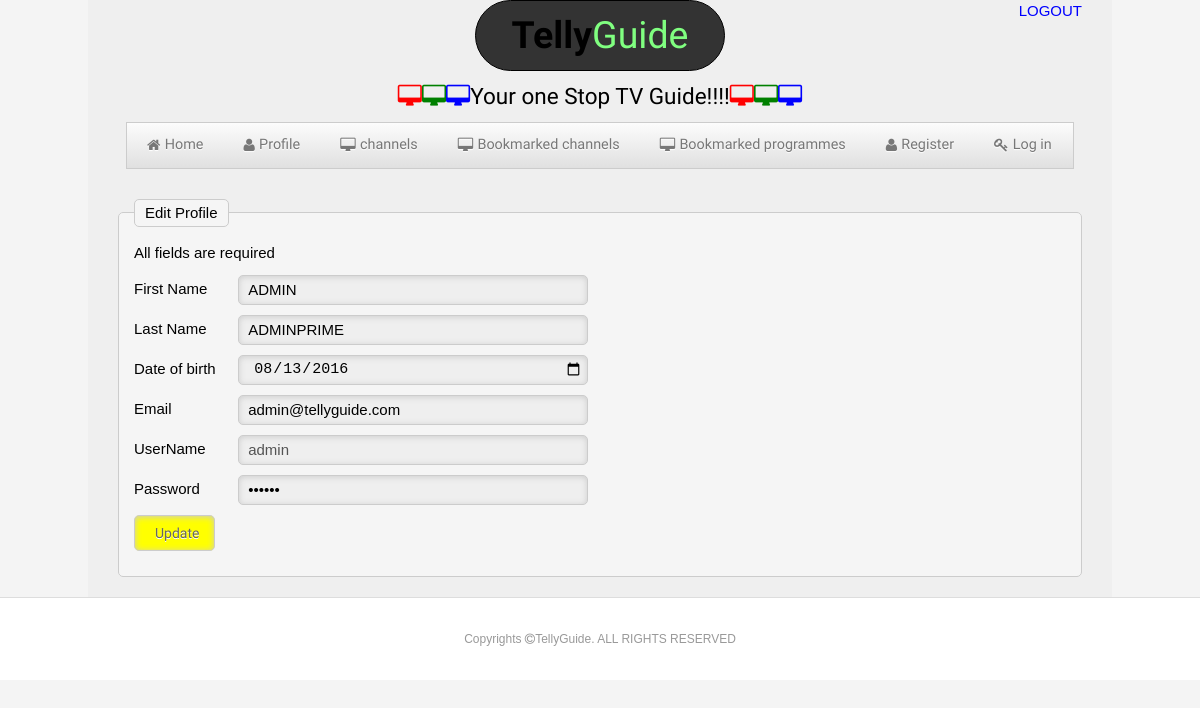
The app's page /userpupdate.php?id=1 (signed in) with its own data.
### tables this page shows
CREATE TABLE `user` (
  `Id` int(11) NOT NULL,
  `FirstName` varchar(50) NOT NULL,
  `LastName` varchar(50) NOT NULL,
  `UserName` varchar(50) NOT NULL,
  `Email` varchar(100) NOT NULL,
  `Password` varchar(50) NOT NULL,
  `DateOfBirth` date NOT NULL,
  `RoleID` int(11) NOT NULL
);

### userpupdate.php (the view, shortened to what this page needs)
<?php
	include("db.php");?>
<!DOCTYPE html>
<html>
<head>
	<link rel="stylesheet" type="text/css" href="css/kickstart.css" media="all" />
	<link rel="stylesheet" type="text/css" href="style.css" media="all" />
	<link rel="stylesheet" type="text/css" href="fonts/font-awesome-4.2.0/css/font-awesome.css" media="all" />
		<link rel="stylesheet" type="text/css" href="fonts/font-awesome-4.2.0/css/font-awesome.min.css" media="all" />
</head>
<body>
<div id="container" class="grid">
 <header>
 <div> <a href="logout.php" style="float:right; color:blue;">LOGOUT</a></div>
 <div class="col_6 column" id="jinish">
 	<h3 class="hover"><a href="userhome.php"><strong>Telly</strong>Guide</a></h3>
 </div>
 <div class="col_12 column" id="txt">
 <h5><i class="fa fa-desktop" style=" color:red;"></i><i class="fa fa-desktop" style=" color:green;"></i><i class="fa fa-desktop" style=" color:blue;"></i>Your one Stop TV Guide!!!!<i class="fa fa-desktop" style=" color:red;"></i><i class="fa fa-desktop" style=" color:green;"></i><i class="fa fa-desktop" style=" color:blue;"></i></h5>
	 </div>
 </header>
 <div class="col_12 column">
<ul class="menu" class="hover">
<li ><a href="userhome.php"><i class="fa fa-home pull-left" ></i>Home</a></li>
<li><a href="userprofile.php?usid='<?php echo $usid;?>'"><i class="fa fa-user pull-left" ></i>Profile</a></li>
<li><a href="channelslist.php"><i class="fa fa-desktop pull-left" ></i>channels</a></li>
<li><a href="bookmarkedchannels.php"><i class="fa fa-desktop pull-left" ></i>Bookmarked channels</a></li>
<li><a href="bookmarkedprogrammes.php"><i class="fa fa-desktop pull-left" ></i>Bookmarked programmes</a></li>
<li><a href="register.php"><i class="fa fa-user pull-left" ></i>Register</a></li>
<li><a href="userlogin.php"><i class="fa fa-key pull-left" ></i>Log in</a></li>
</ul>
</div>
<?php
if(isset($_REQUEST['id']))
{
$id=$_REQUEST['id'];
$sql="SELECT * from user where Id=$id";
$r=mysqli_query($conn,$sql);
$f=mysqli_fetch_assoc($r);
    $firstname1=$f['FirstName'];
	$lastname1=$f['LastName'];
	$email1=$f['Email'];
	$DOB1=$f['DateOfBirth'];
	$username1=$f['UserName'];
	$password1=$f['Password'];
}
?>
<form id="add_form" method="POST" action="userpupdate.php">
	<fieldset>
	<legend>Edit Profile</legend>
	<p>All fields are required</p>
		<p>
			<label for="first_name">First Name</label>
			<input id="first_name"  name="first_name" type="text" required="true"
			 value="<?php echo $firstname1;?>" />
		</p>
		<p>
			<label for="last_name">Last Name</label>
			<input id="last_name"  name="last_name" type="text" required="true"  value="<?php echo $lastname1;?>"/>
		</p>
		<p>
			<label for="date_of_birth">Date of birth</label>
			<input id="date_of_birth"  name="date_of_birth" type="date" placeholder="xxxx-xx-xx" required="true"  value="<?php echo $DOB1;?>"/>
		</p>
		<p>
			<label for="email">Email</label>
			<input id="email"  name="email" type="email" required="true"  value="<?php echo $email1;?>"/>
		</p>
		<p>
			<label for="username">UserName</label>
			<input id="Username"  name="username" type="text" required="true"  value="<?php echo $username1;?>" disabled/>
		</p>
		<p>
			<label for="password">Password</label>
			<input id="password"  name="password" type="password" placeholder="Must be 8 characters long" required="true"  value="<?php echo $password1;?>"/>
		</p>
<p>
	<input type="submit" value="Update" name="Edit" style="background:yellow;">
</p>
</fieldset>
	</form>
</div>
<footer class="center" id="footer">
	<p>Copyrights <i class="fa fa-copyright"> </i>TellyGuide. ALL RIGHTS RESERVED<p>
</footer>
</body>
</html>

### css/kickstart.css (style rules this page uses)
* { -webkit-box-sizing: border-box; -moz-box-sizing: border-box; box-sizing: border-box; }
a { color:#4D99E0;outline:0; }
strong,b { color:#000;font-weight:bold; }
.center { text-align:center; float:center: }
article,aside,details,figcaption,figure, footer,header,hgroup,menu,nav,section { display:block; }
h1,h2,h3,h4,h5,h6 { font-weight:bold; line-height:140%; }
h3 { font-size:2.5em; margin:10px 0 10px 0; line-height:130%; }
h5 { font-size:1.5em; margin:10px 0 10px 0; }
p { margin:10px 0; }
ul, ol { padding:0; margin:0 0 20px 25px; }
li { padding:5px 0; margin:0; }

### style.css (style rules this page uses)
h1,h2,h3,h4,h5,h6 { font-family: "Arimo", arial, verdana, sans-serif; font-weight:normal; }
button, a.btn, input[type="submit"], input[type="reset"], input[type="button"] { font-family: "Arimo", arial, verdana, sans-serif; }
a { text-decoration:none; color:#80ff80; }
div ul li a { color:blue; }
.menu { font-family: "Arimo", arial, verdana, sans-serif; }
body { margin:0; padding:0 0 0 0; color:#000; background:#cccccc; font:normal 0.9em/150% 'Arimo', arial, verdana, sans-serif; text-shadow: 0 0 1px transparent; }
#footer { text-align:center; padding:20px; margin:0; border-top:1px solid #ddd; color:#999; font-size:0.8em; text-shadow:0px 1px 1px #fff; position: relative; top:0; left:0; background:#fff; }
#jinish { text-decoration:none; border:1px solid; margin:auto; padding:auto; min-height:50px; width:250px; background:#333333; text-align:center; border-radius:40px; float:center; }
#container { background: #efefef; overflow: auto; min-width: 960px; min-height: 300px; }
#txt { float:center; text-align:center; color#80ff80; }
body { font-family:arial; font-size: 15px; line-height: 1.5em; background: #f4f4f4; }
label { display: inline-block; width: 100px; }
input[type="text"],input[type='email'],input[type='password'],input[type='date'] { width: 350px; height: 30px; padding: 4px; background:#efefef; }

### css/kickstart-buttons.css (style rules this page uses)
button, a.btn, a.btn:visited, a.button, a.button:visited, input[type="submit"], input[type="reset"], input[type="button"] { position:relative; top:0; left:0; vertical-align: middle; margin:0; padding:10px 15px; line-height:100%; -moz-border-radius:5px; -webkit-border-radius:5px; border-radius:5px; cursor: pointer; width:auto; overflow:visible; font-weight:normal; font-size:14px; text-shadow:0 1px 0 #fff; color:#666; text-decoration:none; vertical-align: middle; -webkit-box-sizing: border-box; -moz-box-sizing: border-box; box-sizing: border-box; display:inline-block; *display:inline; zoom:1; border:1px solid #ccc; background: rgb(252,252,252); background: -moz-linear-gradient(top, rgba(252,252,252,1) 0%, rgba(224,224,224,1) 100%); background: -webkit-gradient(linear, left top, left bottom, color-stop(0%,rgba(252,252,252,1)), color-stop(100%,rgba(224,224,224,1))); background: -webkit-linear-gradient(top, rgba(252,252,252,1) 0%,rgba(224,224,224,1) 100%); background: -o-linear-gradient(top, rgba(252,252,252,1) 0%,rgba(224,224,224,1) 100%); filter: progid:DXImageTransform.Microsoft.gradient( startColorstr='#fcfcfc', endColorstr='#e0e0e0',GradientType=0 ); background: linear-gradient(top, rgba(252,252,252,1) 0%,rgba(224,224,224,1) 100%); }
button, input[type="submit"], input[type="reset"], input[type="button"] { *padding:7px 15px; }

### css/kickstart-menus.css (style rules this page uses)
.menu { margin:0;padding:0;line-height:100%; font-size:0; position:relative;z-index:1000; }
.menu:after { clear:both;content:' ';display:block;font-size:0;line-height:0;visibility:hidden;width:0;height:0 }
.menu li { margin:0;padding:0;list-style-type:none;display:inline-block;*display:inline;position:relative;zoom:1;line-height:inherit; top:0;left:0;font-size:16px; }
.menu li a { margin:0;padding:0;display:block;display:inline;display:inline-block;position:relative;zoom:1;line-height:100%;top:0;left:0; }
.menu { border:1px solid #ccc; background: #eee; background: -moz-linear-gradient(top, rgba(252,252,252,1) 0%, rgba(224,224,224,1) 100%); background: -webkit-gradient(linear, left top, left bottom, color-stop(0%,rgba(252,252,252,1)), color-stop(100%,rgba(224,224,224,1))); background: -webkit-linear-gradient(top, rgba(252,252,252,1) 0%,rgba(224,224,224,1) 100%); background: -o-linear-gradient(top, rgba(252,252,252,1) 0%,rgba(224,224,224,1) 100%); background: linear-gradient(top, rgba(252,252,252,1) 0%,rgba(224,224,224,1) 100%); z-index:600; }
.menu li a { text-shadow:0px 1px 1px #fff; padding:15px 20px; text-decoration:none; font-size:0.9em; color: #777; }

### records on screen
user: first_name "ADMIN", last_name "ADMINPRIME", date_of_birth "08/13/2016", email "admin@tellyguide.com", username "admin"
